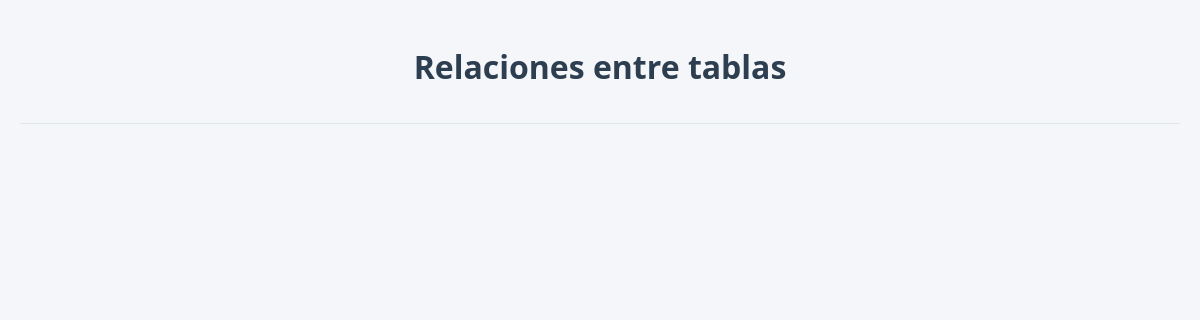
The page /relaciones on the database as committed earlier.
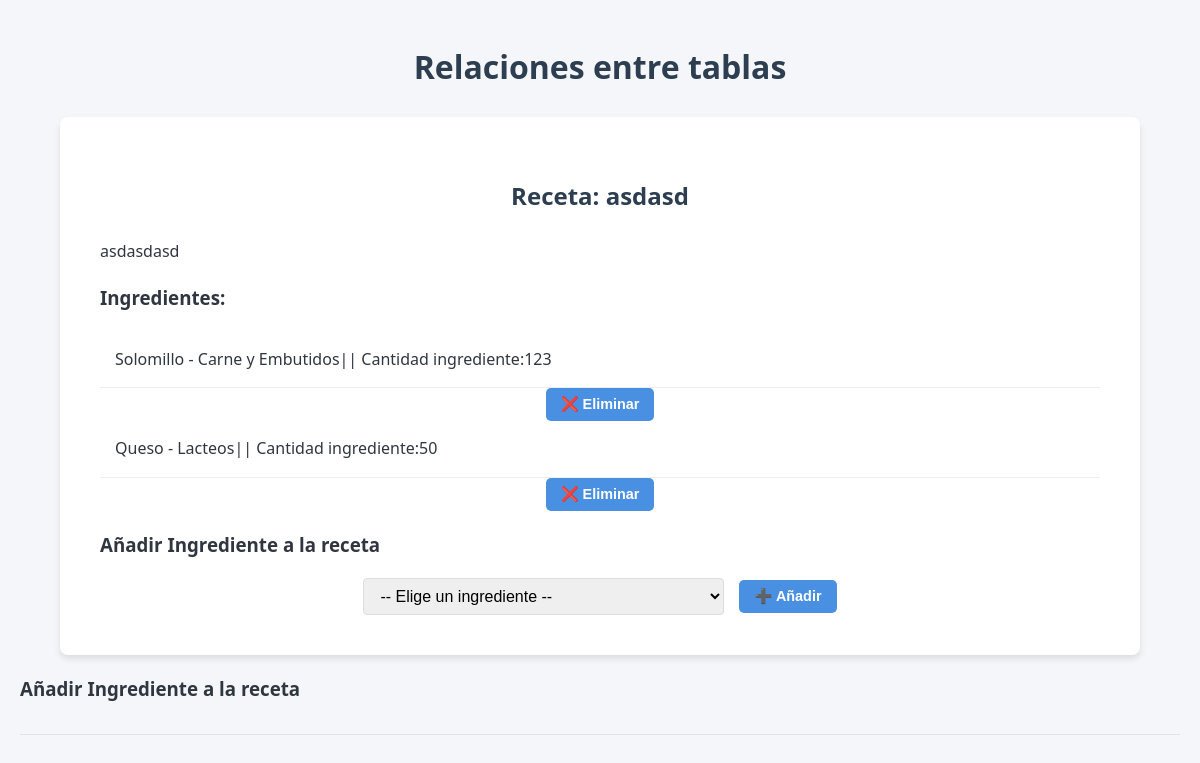
The same page on the database as committed later.
### recetasApp/models.py (models this page shows, shortened)
class Recetas(models.Model):
    nombre=models.CharField(max_length=100)
    descripcion=models.CharField(max_length=500)
    ingredientes=models.ManyToManyField(Ingrediente,related_name='recetas')

class Ingrediente(models.Model):
    nombre=models.CharField(max_length=100)
    categoria=models.ForeignKey(CategoriaIngrediente, on_delete=models.CASCADE)
    lactosa=models.ForeignKey(Lactosa, on_delete=models.CASCADE,default=False)
    cantidad=models.ForeignKey(Cantidad, on_delete=models.CASCADE)

class CategoriaIngrediente(models.Model):
    nombre=models.CharField(max_length=100)

class Cantidad(models.Model):
    cantidad=models.IntegerField()
    def __str__(self):
        return f"{self.cantidad}"

### recetasApp/views.py (the view, shortened to what this page needs)
# urls.py: path('relaciones', views.relaciones, name='relaciones'),#vamosa ver las relaciones entre tablas many to many y foreign key
def relaciones(request):
    recetas = Recetas.objects.all()
    ingredientes = Ingrediente.objects.all()
    return render(request, 'recetasApp/relaciones.html', {'recetas': recetas, 'ingredientes': ingredientes})

### recetasApp/templates/recetasApp/relaciones.html (shortened to what this page needs)
{% extends "recetasApp/base.html" %}
{% block content %}
<h1>Relaciones entre tablas</h1>
{% for receta in recetas %}
    <div>
        <h2>Receta: {{ receta.nombre }}</h2>
        <p>{{ receta.descripcion }}</p>
        <h3>Ingredientes:</h3>
        <ul>
            {% for ingrediente in receta.ingredientes.all %}
                <a href="{% url 'ingrediente_detalle' pk=ingrediente.pk %}"><li>{{ ingrediente.nombre }} - {{ ingrediente.categoria.nombre }}|| Cantidad ingrediente:{{ingrediente.cantidad}}</li></a>
                <form method="post" action="">
                    <button type="submit">❌ Eliminar</button>
                </form>
            {% endfor %}
        </ul>
        <h3>Añadir Ingrediente a la receta</h3>
    <form method="post" action="">
        <select name="ingrediente_id">
            <option value="" selected disabled>-- Elige un ingrediente --</option>
        </select>
        <button type="submit">➕ Añadir</button>
    </form>
    </div>
    <h3>Añadir Ingrediente a la receta</h3>
{% endfor %}
<hr>
<br>
{% endblock %}

Rows that differ between the two databases and show on the page:
added Recetas: nombre "asdasd", descripcion "asdasdasd"
now on this page (row edited): Ingrediente: nombre "Solomillo", categoria.nombre "Carne y Embutidos", cantidad "123"
added Ingrediente: nombre "Queso", categoria.nombre "Lacteos", cantidad "50"
